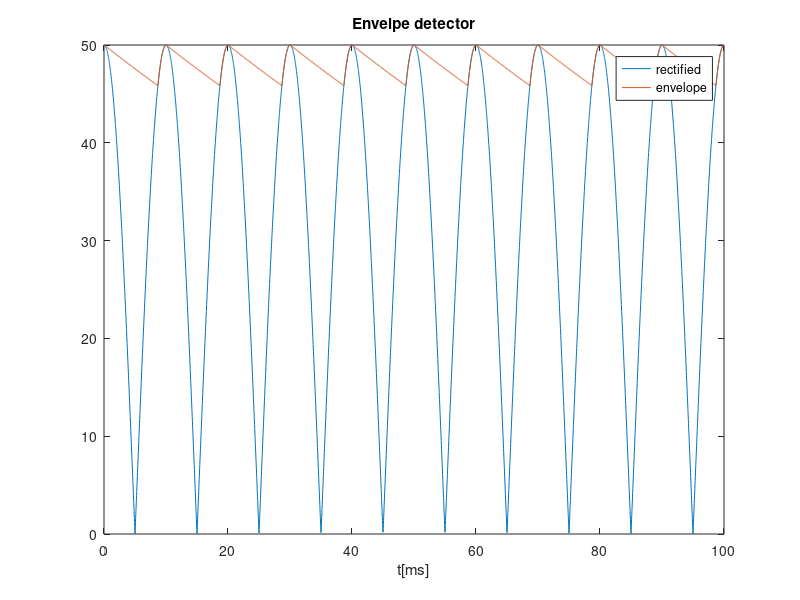
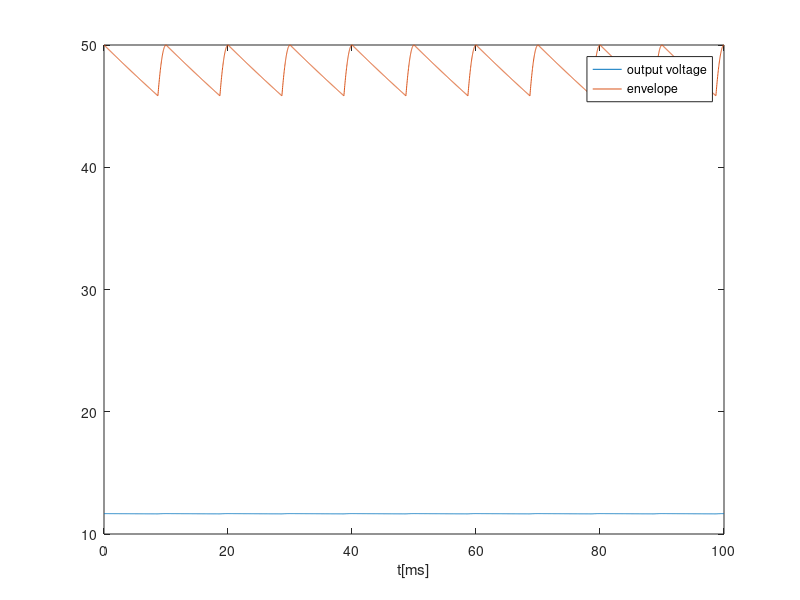
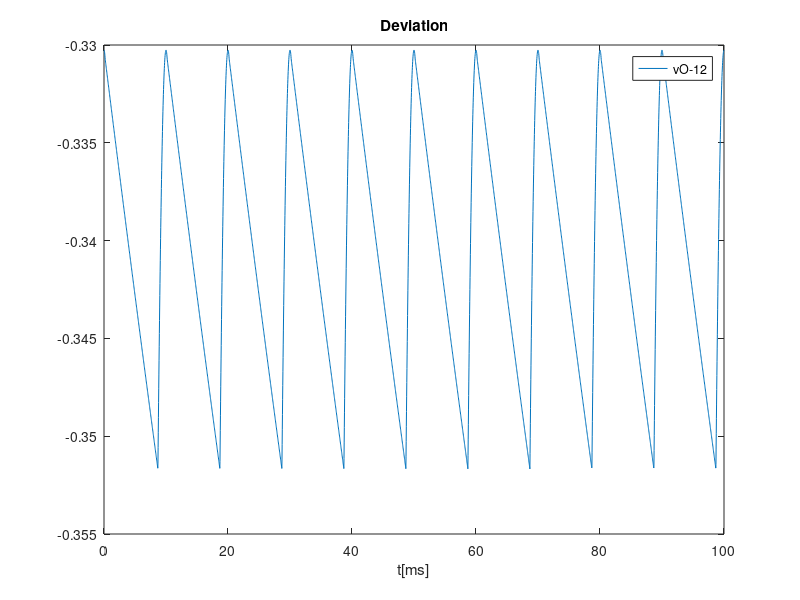

MATLAB code to generate these figures, in order:
close all 
clear all

f=50;
w=2*pi*f;
T=1/f;

t=linspace(0, 10*T/2, 4000);

AS=230;
vS=AS*cos(w*t);

%------------------Transformer-------------------------
AA=50;
vA=AA*cos(w*t);
n_transformer=AS/AA;

%------------------Full wave rectifier-----------------
vB = abs(vA);

%------------------Envelope detector------------------- 
R1=1000;
C=0.1e-3;

TB=T/2;
wB=w*2;

%Diode OFF
tOFF=1/wB*atan(1/(wB*R1*C));


%v_ripple=AA*(1-exp(-TB/(R1*C)));

j=1;
for ciclo=1:10
	for i=1:length(t)
		%Diode ON
		if t(i)>=(ciclo-1)*TB && t(i)<=(ciclo-1)*TB+tOFF
			vC(i)=vB(i);
		end
		
		%Diode OFF
		v_exp=AA*cos(wB*((ciclo-1)*TB+tOFF))*exp(-(t(i)-((ciclo-1)*TB+tOFF))/(R1*C));
		if t(i)>((ciclo-1)*TB+tOFF) && v_exp>=vB(i) && t(i)<=(ciclo)*TB
			vC(i)=v_exp;
		end
		
		%Diode ON
		if vB(i)>v_exp && t(i)<=(ciclo)*TB
			vC(i)=vB(i);
		end	
	end
end

ripple_env=max(vC)-min(vC);

plot(t*1000, vB)
hold on
plot(t*1000,vC)
title("Envelpe detector")
xlabel ("t[ms]")
legend("rectified","envelope")
print ("venvlope.eps", "-depsc")
hold off


%--------------Voltage regulator----------------------

%Incremental analysis
%vC = VC + vc
%VON=0.7;
R2=10000;
%num_diodes=round(12/VON);
num_diodes=17;
IS=1e-14;
VT=25e-3;
eta=1;
VC= sum(vC)/length(vC);

f=@(VO) -VC+IS*exp(VO/num_diodes/eta/VT)*R2+VO;
h=0.001;
i=1;
VO(i)=12;
err=1;
while err>0.0001

	dif_finita=(f(VO(i)+h)-f(VO(i)-h))/2/h;
	VO(i+1)=VO(i)-f(VO(i))/dif_finita;
	err=VO(i+1)-VO(i);
	i=i+1;
end
%disp(VO(end));
VON=VO(end)/num_diodes

rd=eta*VT/(IS*exp(VON/(eta*VT))); %ver bem isto


for i=1:length(vC)
vo(i)=(num_diodes*rd/(R2+num_diodes*rd))*(vC(i)-VC);
end


VO=num_diodes*VON; %valor do método Newton-Rhapson
vO=VO+vo;

plot(t*1000, vO)
hold on
plot(t*1000,vC)
title("")
xlabel ("t[ms]")
legend("output voltage","envelope")
print ("vregulator.eps", "-depsc")
hold off

plot(t*1000,vO-12)
title("Deviation")
xlabel ("t[ms]")
legend("vO-12")
print ("vdeviation.eps", "-depsc")


ripple_out= max(vO)-min(vO)
DC_out=sum(vO)/length(vO)








